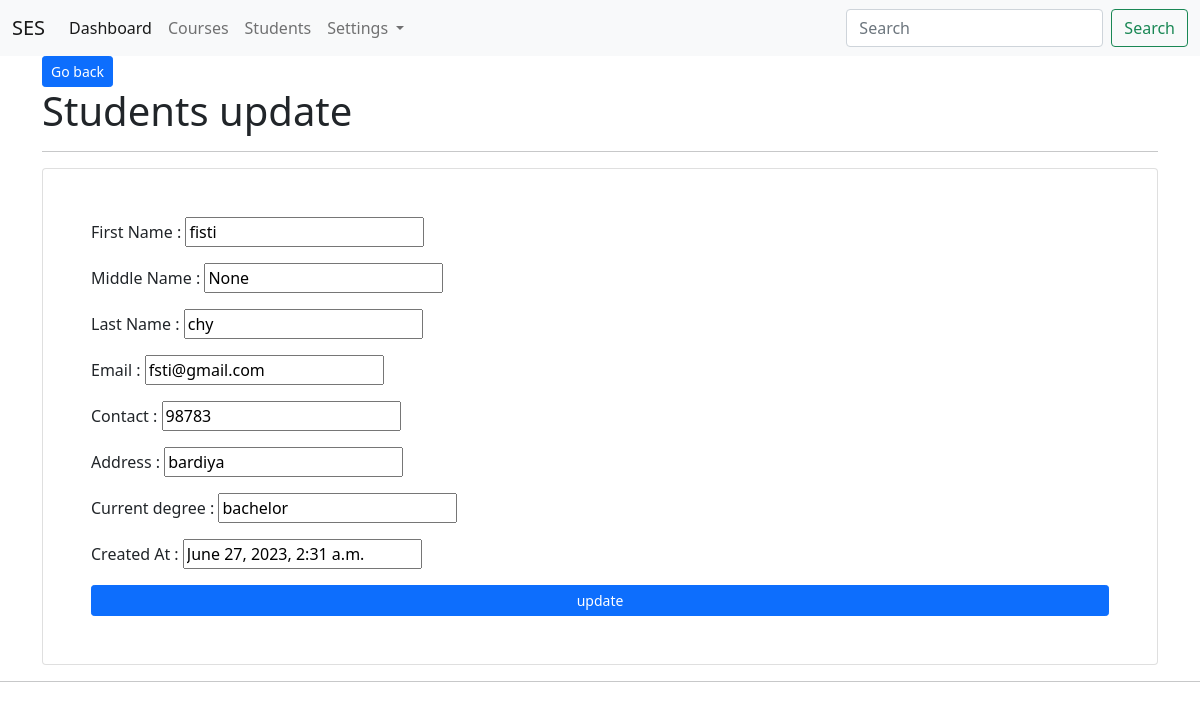
The app's page /app_students/edit/17/ (signed in) with its own data.
### app_students/models.py (models this page shows, shortened)
class studentModel(models.Model):
    first_name= models.CharField(max_length=200)
    middle_name= models.CharField(max_length=200, null=True,blank=True)
    last_name= models.CharField(max_length=200)
    email = models.EmailField(unique=True)
    contact= models.CharField(max_length=20)
    address = models.CharField(max_length=200)
    current_degree = models.CharField(max_length=200)
    profile_img = models.FileField(upload_to='students/profiles',null=True,blank=True)
    created_at = models.DateTimeField(auto_now_add=True)
    course= models.ForeignKey(courseModel,on_delete=models.CASCADE)
    user =models.ForeignKey(User,on_delete=models.CASCADE)
    class Meta:
        db_table = 'tbl_students'

### app_students/views.py (the view)
# urls.py: path('edit/<int:id>/',views.student_edit,name='student-edit'),
@login_required(login_url='/login')
def student_edit(request,id):
    students=studentModel.objects.get(id=id)
    context={"students":students}
    return render(request, 'students/edit.html',context)

### templates/students/edit.html (shortened to what this page needs)
{% extends 'layouts/master.html' %}
{% block content %}
<div class="container">
    <a href="{% url 'student-index' %}" class="btn btn-primary btn-sm">Go back</a>
    <h1>Students update</h1>
    <hr>
    <div class="card p-5 mt-3">
        <form action="{% url 'student-update' %}" method="post">
           <div class="form-group mb-3">
                <label for="first_name"> First Name :</label>
                <input type="text" name="first_name" value="{{ students.first_name}}">
            </div>
            <div class="form-group mb-3">
                <label for="middle_name"> Middle Name :</label>
                <input type="text" name="middle_name" value="{{ students.middle_name}}">
            </div>
            <div class="form-group mb-3">
                <label for="last_name"> Last Name :</label>
                <input type="text" name="last_name" value="{{ students.last_name}}">
            </div>
            <div class="form-group mb-3">
                <label for="email"> Email :</label>
                <input type="text" name="email" value="{{ students.email}}">
            </div>
            <div class="form-group mb-3">
                <label for="contact"> Contact :</label>
                <input type="text" name="contact" value="{{ students.contact}}">
            </div>
            <div class="form-group mb-3">
                <label for="address"> Address :</label>
                <input type="text" name="address" value="{{ students.address}}">
            </div>
            <div class="form-group mb-3">
                <label for="current_degree"> Current degree :</label>
                <input type="text" name="current_degree" value="{{ students.current_degree}}">
            </div>
            <div class="form-group mb-3">
                <label for="created_at"> Created At :</label>
                <input type="text" name="created_at" value="{{ students.created_at}}">
            </div>
            <input type="submit" class="btn btn-primary col-12 btn-sm" value="update">
        </form>
    </div>
</div>
<hr>
{% endblock content %}

### records on screen
studentModel: first_name "fisti", middle_name "None", last_name "chy", email "fsti@gmail.com", contact "98783", address "bardiya", current_degree "bachelor", created_at "June 27, 2023, 2:31 a.m."
